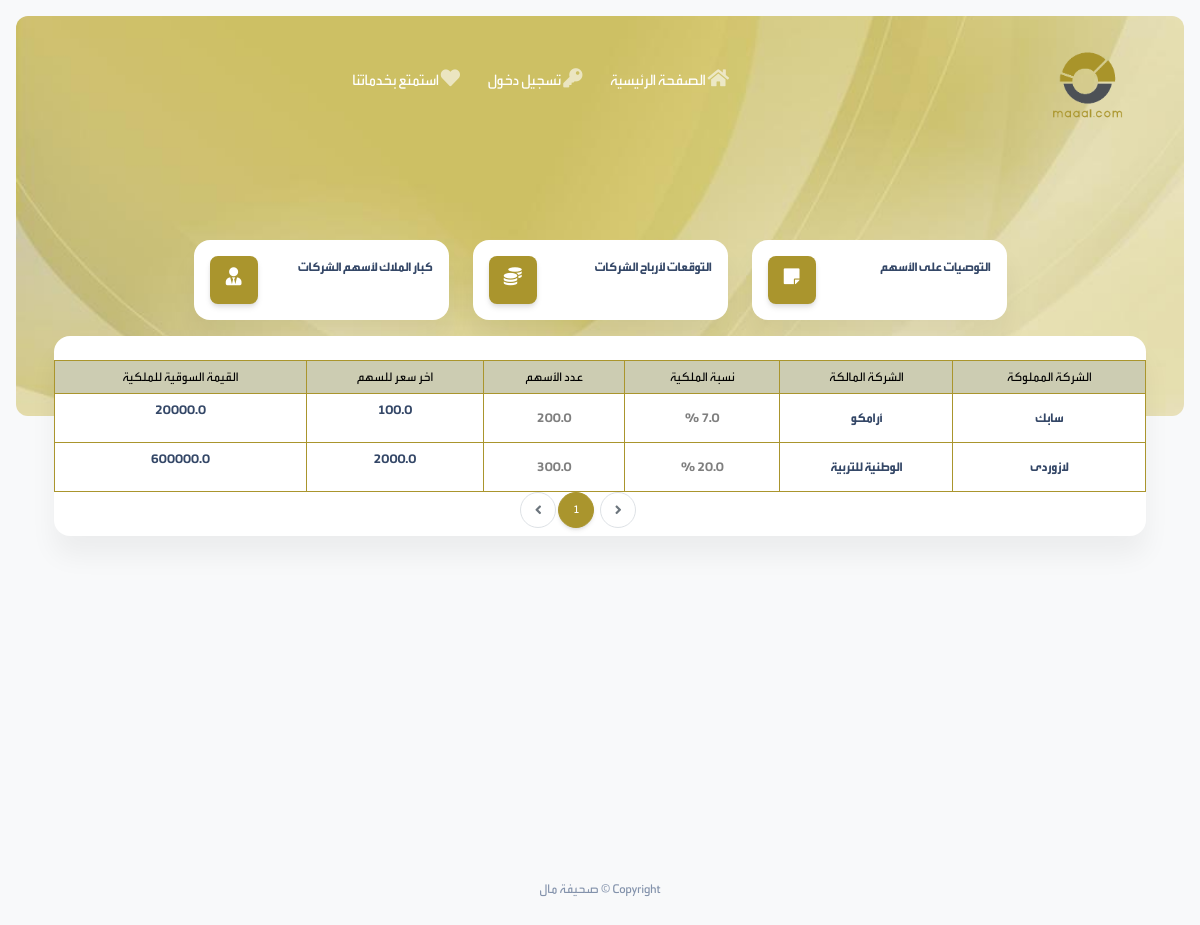
Page /userInterface/arrows/owned/all on the committed database.
### owners/models.py (models this page shows, shortened)
class FinicalCompaniesArrow(models.Model):
    company = models.ForeignKey(FinicialCompany, on_delete=models.CASCADE, related_name='company_owned', blank=True)
    owner = models.ForeignKey(FinicialCompany, on_delete=models.CASCADE, related_name='company_that_owned', blank=True)
    numberOFArrows = models.FloatField(default=1)
    ownRatio = models.FloatField(default=1)
    @property
    def TotalArrowPrice(self):
        if self.numberOFArrows is None or self.company.arrow_value is None:
            return 0
        else:
            result = self.numberOFArrows * self.company.arrow_value
            return result

### office/models.py (models this page shows, shortened)
class FinicialCompany(models.Model):
    logo = models.ImageField(null=True, blank=True, upload_to='logos/')
    name = models.CharField(max_length=255, null=True, blank=True)
    category = models.ForeignKey(CompanyCategory, on_delete=models.SET_NULL, null=True, blank=True)
    EmpEntered = models.ForeignKey(User, on_delete=models.SET_NULL, null=True, blank=True)
    link = models.URLField(null=True, blank=True)
    total_arrows = models.FloatField(null=True, blank=True)
    arrow_value = models.FloatField(null=True, blank=True)
    class Meta:
        indexes = [
            models.Index(fields=['name', 'category', ])
        ]

### userInterface/views.py (the view)
# urls.py: path('arrows/owned/all', views.CompanyArrowsAll, name='all-arrows-owned'),
def CompanyArrowsAll(request):
    object_list = FinicalCompaniesArrow.objects.all()
    paginator = Paginator(object_list, 15)
    page_number = request.GET.get('page')
    page_obj = paginator.get_page(page_number)
    context = {
        "object_list": page_obj,
    }
    return render(request, 'userInterface/companiesArrowsownerList.html', context=context)

### userInterface/templates/userInterface/companiesArrowsownerList.html (shortened to what this page needs)
{% extends 'masterpage.html' %}
{% load static %}
{% block body %}
<section class="min-vh-85 mb-8">
    <div class=" page-header align-items-start min-vh-50 pt-5 pb-11 m-3 border-radius-lg" style=" background-image: url('../../../static/images/maalbg.jpeg');">
      <div class="container">
        <div class="row justify-content-center">
          <div class="col-lg-5  mx-auto pt-lg-5">
          </div>
        </div>
      </div>
    </div>
    <div class="container">
        <div class="row mt-lg-n10 mt-md-n11 mt-n10 justify-content-center">
              {% include 'partials/menus/_mainMenu.html' %}
            </div>
      <div class="row pt-3">
               <div class="col-lg-12 col-md-12 mb-md-0 mb-4">
          <div class="card z-index-0 ">
            <div class="card-body px-0 pb-2">
      {%  include 'partials/_companyArrowsOwnersTable.html' with companyarrows=object_list %}
                {% include 'partials/_pagination.html' with page_obj=object_list only %}
            </div>
          </div>
         </div>
      </div>
    </div>
</section>
{% endblock body %}

### templates/partials/_companyArrowsOwnersTable.html (shortened to what this page needs)
<table style="margin:0 auto;"
       class="table table-bordered align-items-center mb-auto">
       <thead class="text_black">
        <tr>
            <th class="text-center text-xxs" style="width:auto;">
               الشركة المملوكة
            </th>
            <th class="text-center text-xxs" style="width:auto;">
               الشركة المالكة
            </th>
            <th class="text-center text-xxs" style="width: auto;">
نسبة الملكية            </th>
               <th class="text-center text-xxs" style="width: auto;">
عدد الأسهم            </th>
             <th class="text-center text-xxs" style="width: auto;">
اخر سعر للسهم            </th>
             <th class="text-center text-xxs" style="width: auto;">
القيمة السوقية للملكية            </th>
        </tr>
        </thead>
        <tbody>
            {% for item in companyarrows %}
                <tr>
                                    <td class="align-middle text-center text-xxs">
                                        <a href="{% url 'user-company' item.company.id %}">
                            <p class="text-xxs  mb-0">{{ item.company.name }}</p>
                        </a>
                    </td>
                    <td class="align-middle text-center text-xxs">
                        <a href="{% url 'user-company' item.owner.id %}">
                            <p class="text-xxs  mb-0">{{ item.owner.name }}</p>
                        </a>
                    </td>
                    <td class="align-middle text-center text-xxs">
                        <p class="text-xxs  mb-0 text-black-50">{{ item.ownRatio}} %</p>
                    </td>
                    <td class="align-middle text-center text-xxs">
                        <p class="text-xxs  mb-0 text-black-50">{{ item.numberOFArrows  }}</p>
                    </td>
                    <td class="align-middle text-center text-xxs">
                     <p class="text-xxs">{{ item.company.arrow_value  }}</p>
                    </td>
                   <td class="align-middle text-center text-xxs">
                     <p class="text-xxs">{{ item.TotalArrowPrice  }}</p>
                    </td>
                                </tr>
                                {% endfor %}
                                </tbody>
       </table>

### rows in the picture
FinicalCompaniesArrow: company.name "سابك", owner.name "أرامكو", numberOFArrows "200.0", company.arrow_value "100.0", TotalArrowPrice "20000.0"
FinicalCompaniesArrow: company.name "لازوردى", owner.name "الوطنية للتربية", ownRatio "20.0", numberOFArrows "300.0", company.arrow_value "2000.0", TotalArrowPrice "600000.0"

### other values in the picture
{{ page_obj.number }} "1"
